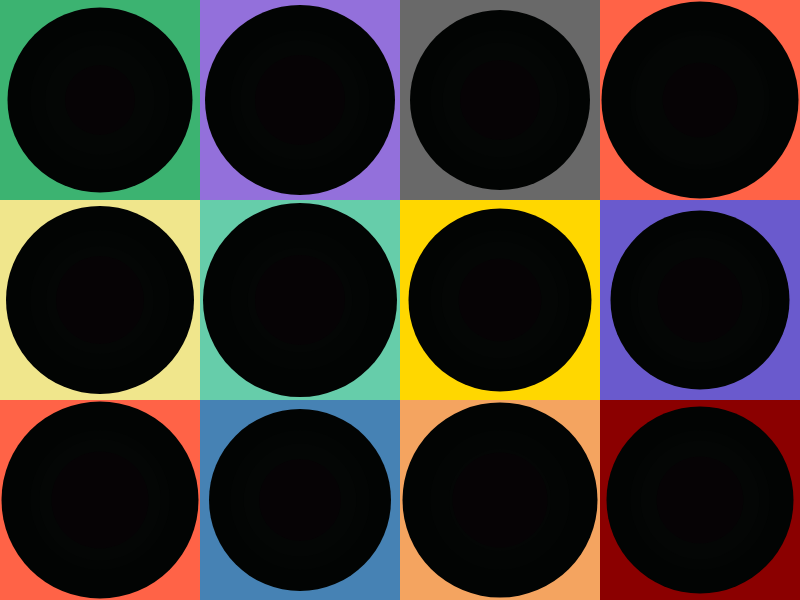
Frame 1 (no input)
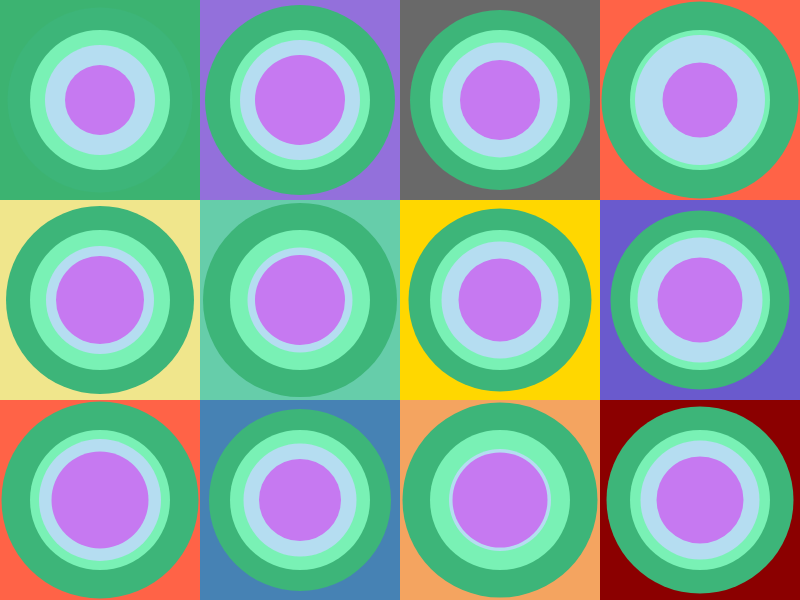
Frame 60 (no input)
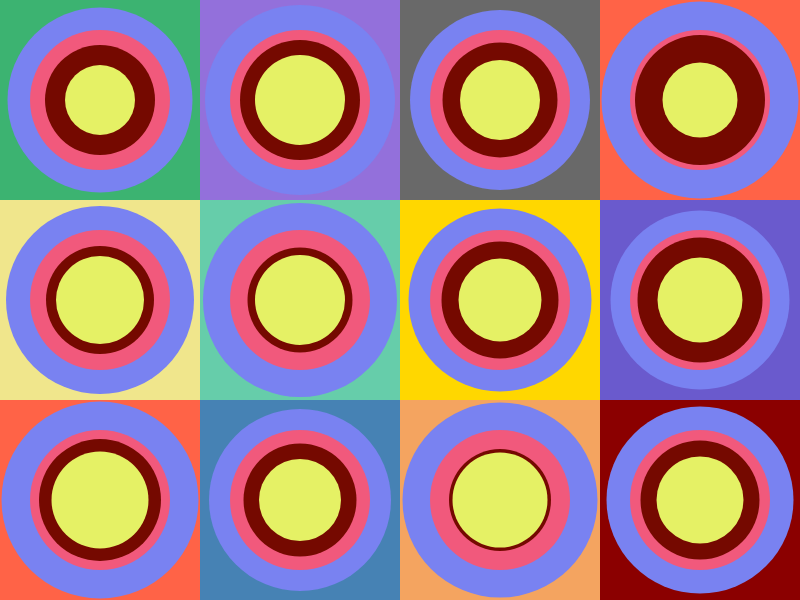
Frame 120 (the mouse pressed at the canvas centre since frame 60)

The p5.js sketch that drew these frames (run headless with seeded random() and noise() and a simulated clock; from frame 60 on, the mouse is pressed at the canvas centre):

// p5.js sketch
// ── sketch.js
//parametri globali
let r=1;
let g=1;
let b=1;

let r1=1;
let g1=1;
let b1=1;

let r2=1;
let g2=1;
let b2=1;

let r3=1;
let g3=1;
let b3=1;

//valori che regolano "la velocità" di cambiamento del colore
let variationR=1;
let variationG=3;
let variationB=2;

let variationR1=2;
let variationG1=4;
let variationB1=3;

let variationR2=3;
let variationG2=5;
let variationB2=4;

let variationR3=5;
let variationG3=2;
let variationB3=4;

function setup() {
  createCanvas(800,600);
}

function draw() {
  background(220);
  
//quadrati
  //prima riga
  noStroke()
  fill('#3cb371');
  rect(0,0,200,200);
  fill('#9370db');
  rect(200,0,200,200);
  fill('#696969');
  rect(400,0,200,200);
  fill('#ff6347');
  rect(600,0,200,200);
  //seconda riga
  fill('#f0e68c');
  rect(0,200,200,200);
  fill('#66cdaa');
  rect(200,200,200,200);
  fill('#ffd700');
  rect(400,200,200,200);
  fill('#6a5acd');
  rect(600,200,200,200);
  //terza riga
  fill('#ff6347');
  rect(0,400,200,200);
  fill('#4682b4');
  rect(200,400,200,200);
  fill('#f4a460');
  rect(400,400,200,200);
  fill('#8b0000');
  rect(600,400,200,200);

//variabili per r,g,b = primo cerchio
  if (r>255||r<0){
    let changeValueR=random(-.5,-1.5);
    variationR=variationR*changeValueR;
  }
  //ad ogni iterazione la variabile è uguale a se stessa sommata al "tasso" di variazione
  r+=variationR;

  if (g>255||g<0){
    let changeValueG=random(-.5,-1.5);
    variationG=variationG*changeValueG;
  }
  g+=variationG;

  if (b>255||b<0){
    let changeValueB=random(-.5,-1.5);
    variationB=variationB*changeValueB;
  }
  b+=variationB;
//variabili per r1,g1,b1 = secondo cerchio
  if (r1>255||r1<0){
    let changeValueR=random(-.5,-1.5);
    variationR1=variationR1*changeValueR;
  }
  r1+=variationR1;

  if (g1>255||g1<0){
    let changeValueG=random(-.5,-1.5);
    variationG1=variationG1*changeValueG;
  }
  g1+=variationG1;

  if (b1>255||b1<0){
    let changeValueB=random(-.5,-1.5);
    variationB1=variationB1*changeValueB;
  }
  b1+=variationB1;

  //variabili per r2,g2,b2 = terzo cerchio
  if (r2>255||r2<0){
    let changeValueR=random(-.5,-1.5);
    variationR2=variationR2*changeValueR;
  }
  r2+=variationR2;

  if (g2>255||g2<0){
    let changeValueG=random(-.5,-1.5);
    variationG2=variationG2*changeValueG;
  }
  g2+=variationG2;

  if (b2>255||b2<0){
    let changeValueB=random(-.5,-1.5);
    variationB2=variationB2*changeValueB;
  }
  b2+=variationB2;

  //variabili per r3,g3,b3 = quarto cerchio
  if (r3>255||r3<0){
    let changeValueR=random(-.5,-1.5);
    variationR3=variationR3*changeValueR;
  }
  r3+=variationR3;

  if (g3>255||g3<0){
    let changeValueG=random(-.5,-1.5);
    variationG3=variationG3*changeValueG;
  }
  g3+=variationG3;

  if (b3>255||b3<0){
    let changeValueB=random(-.5,-1.5);
    variationB3=variationB3*changeValueB;
  }
  b3+=variationB3;
   //cerchi_1
fill(r,g,b);
noStroke();
  //prima riga
  ellipse(100,100,185);
  ellipse(300,100,190);
  ellipse(500,100,180);
  ellipse(700,100,197);
  //seconda riga
  ellipse(100,300,188);
  ellipse(300,300,194);
  ellipse(500,300,183);
  ellipse(700,300,179);
  //terza riga
  ellipse(100,500,197);
  ellipse(300,500,182);
  ellipse(500,500,195);
  ellipse(700,500,187);

  //cerchi_2
fill(r1,g1,b1);
noStroke();
  //prima riga
  ellipse(100,100,140);
  ellipse(300,100,140);
  ellipse(500,100,140);
  ellipse(700,100,140);
  //seconda riga
  ellipse(100,300,140);
  ellipse(300,300,140);
  ellipse(500,300,140);
  ellipse(700,300,140);
  //terza riga
  ellipse(100,500,140);
  ellipse(300,500,140);
  ellipse(500,500,140);
  ellipse(700,500,140);

    //cerchi_3
fill(r2,g2,b2);
noStroke();
    //prima riga
  ellipse(100,100,110);
  ellipse(300,100,120);
  ellipse(500,100,115);
  ellipse(700,100,130);
    //seconda riga
  ellipse(100,300,108);
  ellipse(300,300,105);
  ellipse(500,300,117);
  ellipse(700,300,125);
    //terza riga
  ellipse(100,500,122);
  ellipse(300,500,113);
  ellipse(500,500,102);
  ellipse(700,500,119);

   //cerchi_4
fill(r3,g3,b3);
noStroke();
  //prima riga
  ellipse(100,100,70);
  ellipse(300,100,90);
  ellipse(500,100,80);
  ellipse(700,100,75);
  //seconda riga
  ellipse(100,300,88);
  ellipse(300,300,90);
  ellipse(500,300,83);
  ellipse(700,300,85);
  //terza riga
  ellipse(100,500,97);
  ellipse(300,500,82);
  ellipse(500,500,95);
  ellipse(700,500,87);
}
